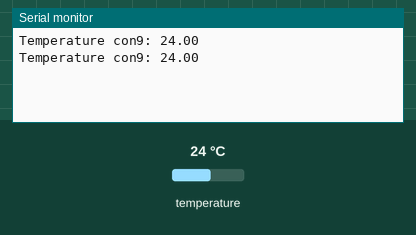
Bench run of a sketch on a simulated Arduino Uno, built with avr-gcc and run on an emulated ATmega328P. Parts: the last lines printed to the serial monitor. The test bench sets the inputs (shaded band); at power-on: temperature 24 °C.

Above: at 2.8 s.
2.9 s: temperature set to 12 °C
At 4.3 s:
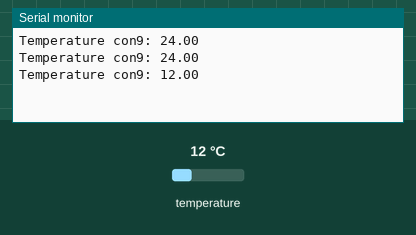
4.7 s: temperature set to 19 °C
At 4.7 s:
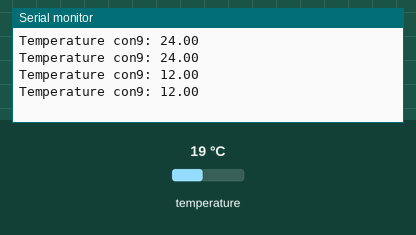
Timing chart, 0 to 7.7 s (numbered marks = the images above; inputs shaded):
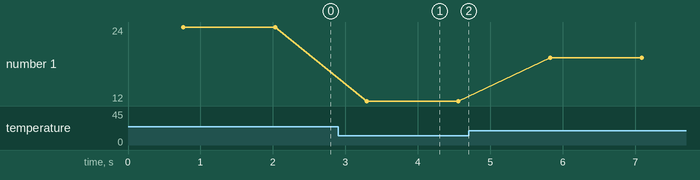

Measured:
- after the input at 2.9 s, the serial monitor: prints a new line after 0.39 s (image 1)
- plotted number 1: 24 → 12 after the input at 2.9 s, 12 → 19 after the input at 4.7 s

The sketch:

temp_sensor_1_sketch_may22b.ino
```cpp
#include <OneWire.h>
#include <DallasTemperature.h>

#define PIN_TEMPERATURE 14

OneWire oneWire(PIN_TEMPERATURE);
DallasTemperature sensors(&oneWire);

float currentTemp = 0;


void setup() {

  Serial.begin(115200);

}

void loop() {

  sensors.requestTemperatures();
  currentTemp = sensors.getTempCByIndex(0);

  Serial.print("Temperature con9: ");
  Serial.println(currentTemp);

  delay(500);

}
```
